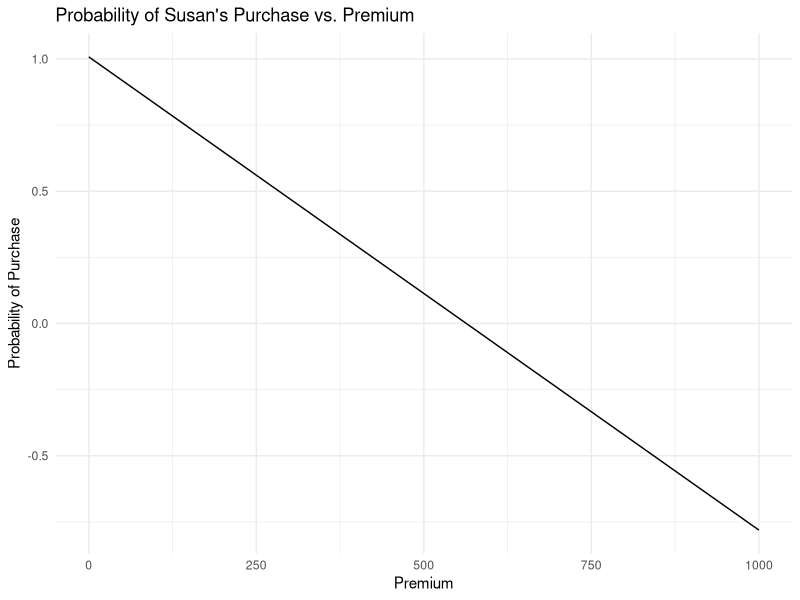

The R source for this figure:
## ---- chunk 1
# Load libraties
library(tidyverse)
library(here)
library(kableExtra)
library(knitr)

# Load the data
insurance_df <- read_csv(here("data", "insurance.csv"))

## ---- chunk 2
summary(insurance_df)
## ---- chunk 3
# run linear regression on variables in formula
lm_insurance <- lm(Yes ~ Premium + Age + Years + Length + Risk, data = insurance_df)

# Extract the coefficients summary
coeff_summary <- summary(lm_insurance)$coefficients
summary(lm_insurance)

# Display the coefficients with kable
kable(coeff_summary, caption = "Summary of Coefficient Estimates and P-values") %>% 
  kable_styling(bootstrap_options = 
                  c("striped", "hover", "condensed", "responsive"))
## ---- chunk 4
# Create a data frame for Susan with premiums ranging from the min to max values in the insurance data
susan_df <- data.frame(
  Premium = seq(min(insurance_df$Premium), max(insurance_df$Premium), length.out = 100),
  Age = 35,
  Years = 8,
  Length = 10,
  Risk = 1.1
)

# Calculate the predicted probabilities for Susan based on her profile
susan_df$yes_prob <- predict(lm_insurance, newdata = susan_df, type = "response")

# Plot Premium vs. Probability of Purchase
ggplot(susan_df, aes(x = Premium, y = yes_prob)) +
  geom_line() +
  labs(title = "Probability of Susan's Purchase vs. Premium",
       x = "Premium",
       y = "Probability of Purchase") +
  theme_minimal()

# Calculate the average willingness to pay by finding the area under the curve
intercept <- coef(lm_insurance)["(Intercept)"] +
             35 * coef(lm_insurance)["Age"] +
             8 * coef(lm_insurance)["Years"] +
             10 * coef(lm_insurance)["Length"] +
             1.1 * coef(lm_insurance)["Risk"]


#slope
slope <- coef(lm_insurance)["Premium"]

# represents the base of the triange (where the slope hits 0)
base_premium <- -intercept / slope

# Calculate the area of the triangle for average willingness to pay
wtp <- 0.5 * base_premium * 1

# Display the result
wtp
